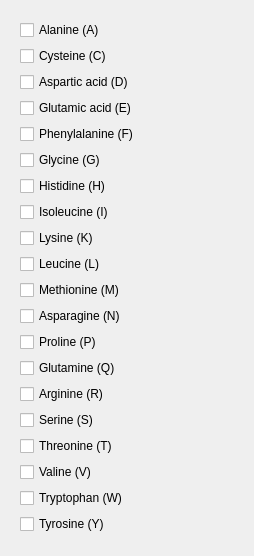
                     <widget class="QWidget" name="scrollAreaWidgetContents_2">
                      <property name="geometry">
                       <rect>
                        <x>0</x>
                        <y>0</y>
                        <width>254</width>
                        <height>556</height>
                       </rect>
                      </property>
                      <layout class="QVBoxLayout" name="verticalLayout_15">
                       <item>
                        <widget class="QFrame" name="gridFrame_2">
                         <layout class="QVBoxLayout" name="verticalLayout_16">
                          <item>
                           <widget class="QCheckBox" name="checkBox_4">
                            <property name="text">
                             <string>Alanine (A)</string>
                            </property>
                           </widget>
                          </item>
                          <item>
                           <widget class="QCheckBox" name="checkBox_5">
                            <property name="text">
                             <string>Cysteine (C)</string>
                            </property>
                           </widget>
                          </item>
                          <item>
                           <widget class="QCheckBox" name="checkBox_6">
                            <property name="text">
                             <string>Aspartic acid (D)</string>
                            </property>
                           </widget>
                          </item>
                          <item>
                           <widget class="QCheckBox" name="checkBox_36">
                            <property name="text">
                             <string>Glutamic acid (E)</string>
                            </property>
                           </widget>
                          </item>
                          <item>
                           <widget class="QCheckBox" name="checkBox_37">
                            <property name="text">
                             <string>Phenylalanine (F)</string>
                            </property>
                           </widget>
                          </item>
                          <item>
                           <widget class="QCheckBox" name="checkBox_38">
                            <property name="text">
                             <string>Glycine (G)</string>
                            </property>
                           </widget>
                          </item>
                          <item>
                           <widget class="QCheckBox" name="checkBox_39">
                            <property name="text">
                             <string>Histidine (H)</string>
                            </property>
                           </widget>
                          </item>
                          <item>
                           <widget class="QCheckBox" name="checkBox_40">
                            <property name="text">
                             <string>Isoleucine (I)</string>
                            </property>
                           </widget>
                          </item>
                          <item>
                           <widget class="QCheckBox" name="checkBox_41">
                            <property name="text">
                             <string>Lysine (K)</string>
                            </property>
                           </widget>
                          </item>
                          <item>
                           <widget class="QCheckBox" name="checkBox_42">
                            <property name="text">
                             <string>Leucine (L)</string>
                            </property>
                           </widget>
                          </item>
                          <item>
                           <widget class="QCheckBox" name="checkBox_43">
                            <property name="text">
                             <string>Methionine (M)</string>
                            </property>
                           </widget>
                          </item>
                          <item>
                           <widget class="QCheckBox" name="checkBox_44">
                            <property name="text">
                             <string>Asparagine (N)</string>
                            </property>
                           </widget>
                          </item>
                          <item>
                           <widget class="QCheckBox" name="checkBox_45">
                            <property name="text">
                             <string>Proline (P)</string>
                            </property>
                           </widget>
                          </item>
                          <item>
                           <widget class="QCheckBox" name="checkBox_46">
                            <property name="text">
                             <string>Glutamine (Q)</string>
                            </property>
                           </widget>
                          </item>
                          <item>
                           <widget class="QCheckBox" name="checkBox_47">
                            <property name="text">
                             <string>Arginine (R)</string>
                            </property>
                           </widget>
                          </item>
                          <item>
                           <widget class="QCheckBox" name="checkBox_48">
                            <property name="text">
                             <string>Serine (S)</string>
                            </property>
                           </widget>
                          </item>
                          <item>
                           <widget class="QCheckBox" name="checkBox_49">
                            <property name="text">
                             <string>Threonine (T)</string>
                            </property>
                           </widget>
                          </item>
                          <item>
                           <widget class="QCheckBox" name="checkBox_50">
                            <property name="text">
                             <string>Valine (V)</string>
                            </property>
                           </widget>
                          </item>
                          <item>
                           <widget class="QCheckBox" name="checkBox_51">
                            <property name="text">
                             <string>Tryptophan (W)</string>
                            </property>
                           </widget>
                          </item>
                          <item>
                           <widget class="QCheckBox" name="checkBox_52">
                            <property name="text">
                             <string>Tyrosine (Y)</string>
                            </property>
                           </widget>
                          </item>
                          <item>
                           <spacer name="verticalSpacer_2">
                            <property name="orientation">
                             <enum>Qt::Vertical</enum>
                            </property>
                            <property name="sizeHint" stdset="0">
                             <size>
                              <width>20</width>
                              <height>20</height>
                             </size>
                            </property>
                           </spacer>
                          </item>
                         </layout>
                        </widget>
                       </item>
                      </layout>
                     </widget>
